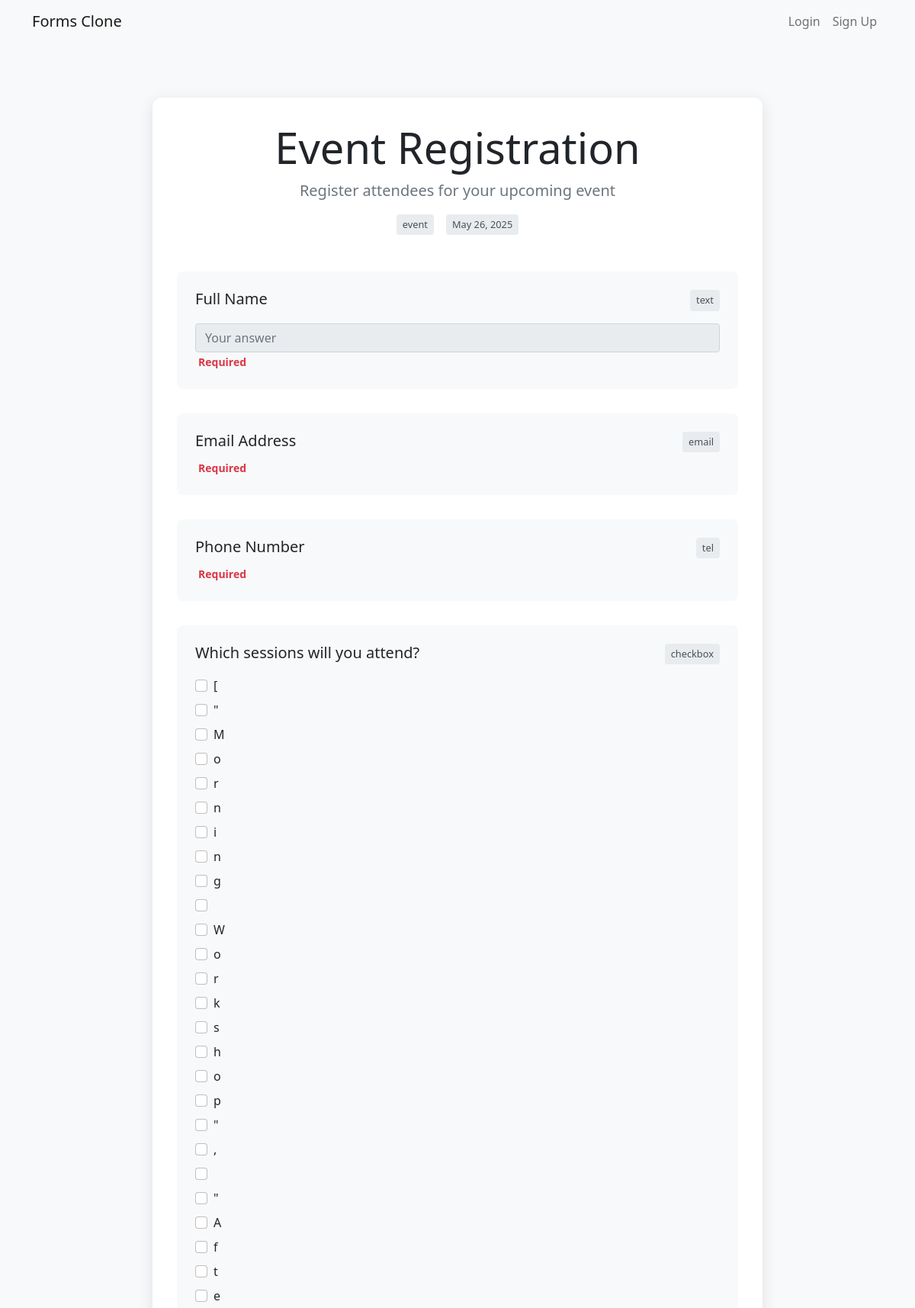
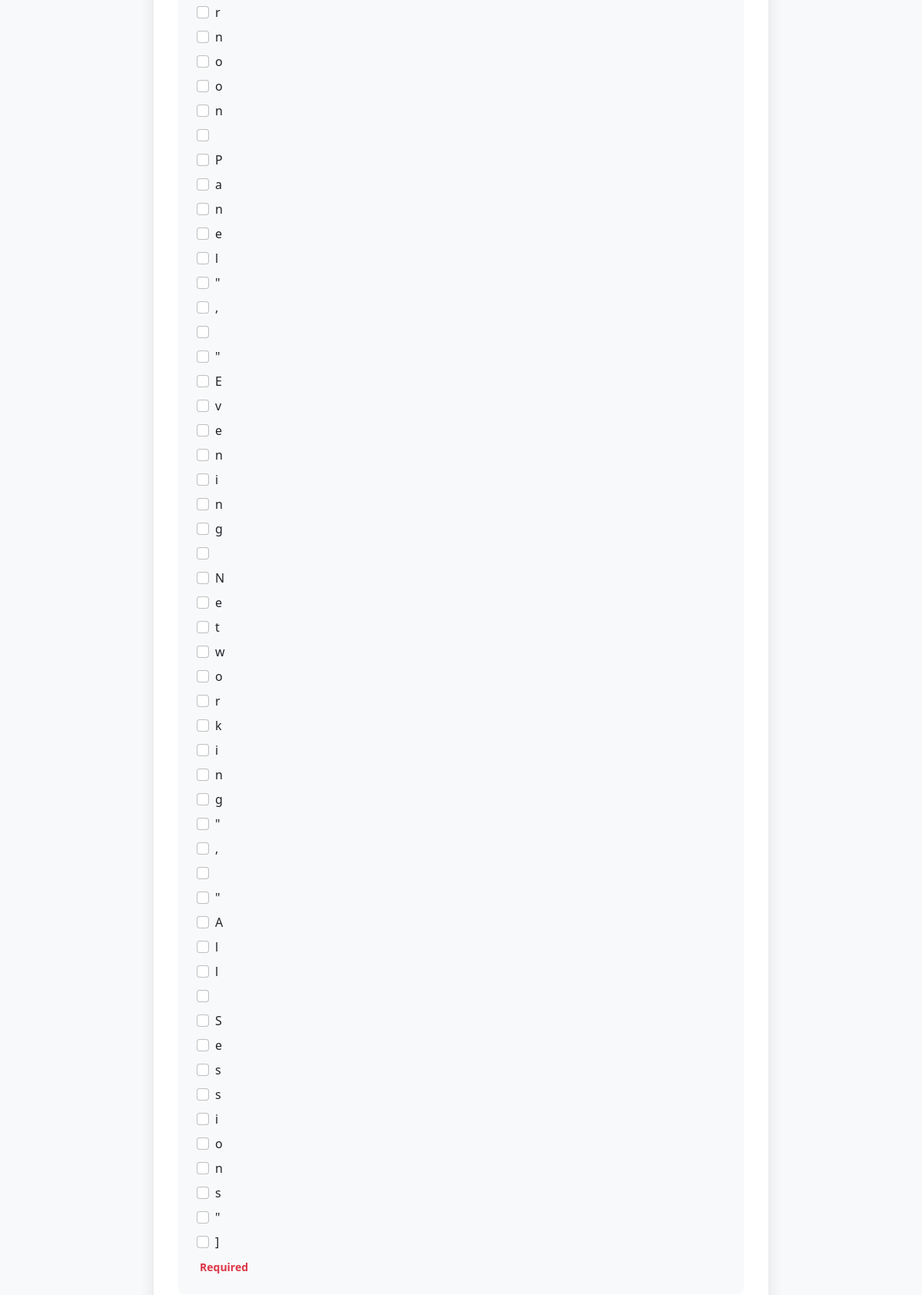
Page /template/2 (upper part) on the committed database (2 pictures, top to bottom).
### app.py (models this page shows, shortened)
class FormTemplate(db.Model):
    id = db.Column(db.Integer, primary_key=True)
    title = db.Column(db.String(200), nullable=False)
    description = db.Column(db.Text)
    questions = db.Column(db.Text)  # JSON string of questions
    category = db.Column(db.String(50))  # e.g., 'survey', 'registration', 'feedback'
    created_at = db.Column(db.DateTime, default=datetime.utcnow)
    is_public = db.Column(db.Boolean, default=True)
    preview_image = db.Column(db.String(255), nullable=True)
    user_id = db.Column(db.Integer, db.ForeignKey('user.id'), nullable=True)
    user = db.relationship('User', backref='templates')
    template_data = db.Column(db.Text, nullable=True)  # JSON string of complete template data
    def get_questions(self):
        try:
            return json.loads(self.questions) if self.questions else []
        except:
            return []

### app.py (the view)
@app.route('/template/<int:template_id>')
def view_template(template_id):
    template = FormTemplate.query.get_or_404(template_id)
    if not template.is_public and (not current_user.is_authenticated or template.user_id != current_user.id):
        flash('You do not have permission to view this template.', 'danger')
        return redirect(url_for('template_gallery'))
    return render_template('view_template.html', template=template)

### app.py (called while the page is built)
@app.context_processor
def inject_now():
    return {'now': datetime.now()}

@app.context_processor
def inject_csrf_token():
    return {'csrf_token': lambda: 'dummy_token'}

### templates/view_template.html (shortened to what this page needs)
{% extends "base.html" %}
{% block content %}
<div class="container py-5">
    <div class="preview-container">
        <div class="text-center mb-5">
            <h1 class="display-4">{{ template.title }}</h1>
            <p class="lead text-muted">{{ template.description }}</p>
            <div class="d-flex justify-content-center gap-3">
                <span class="question-type-badge">
                     {{ template.category }}
                </span>
                <span class="question-type-badge">
                     {{ template.created_at.strftime('%b %d, %Y') }}
                </span>
            </div>
        </div>
        <div class="questions-preview">
            {% for question in template.get_questions() %}
            <div class="question-preview">
                <div class="d-flex justify-content-between align-items-start mb-2">
                    <h5 class="mb-0">{{ question.question_text }}</h5>
                    <span class="question-type-badge">
                        {{ question.question_type }}
                    </span>
                </div>
                {% if question.question_type in ['radio', 'checkbox', 'multiple_choice'] %}
                <div class="mt-3">
                    {% for option in question.options %}
                    <div class="form-check">
                        <input class="form-check-input" type="{{ 'checkbox' if question.question_type == 'checkbox' else 'radio' }}"
                               name="preview_{{ loop.index }}" id="preview_{{ loop.index }}_{{ loop.index0 }}">
                        <label class="form-check-label" for="preview_{{ loop.index }}_{{ loop.index0 }}">
                            {{ option }}
                        </label>
                    </div>
                    {% endfor %}
                </div>
                {% elif question.question_type == 'text' %}
                <div class="mt-3">
                    <input type="text" class="form-control" placeholder="Your answer" disabled>
                </div>
                {% endif %}
                {% if question.required %}
                <small class="text-danger mt-2">
                     Required
                </small>
                {% endif %}
            </div>
            {% endfor %}
        </div>
    </div>
</div>
{% endblock %}

### static/css/style.css (style rules this page uses)
body { background-color: #f8f9fa; }
.form-check { margin-bottom: 0.5rem; }
.text-danger { font-weight: bold; margin-left: 0.25rem; }

### templates/view_template.html (style rules this page uses)
.preview-container { max-width: 800px; margin: 0 auto; background: white; border-radius: 12px; box-shadow: 0 4px 20px rgba(0,0,0,0.1); padding: 2rem; }
.question-preview { margin-bottom: 2rem; padding: 1.5rem; border-radius: 8px; background: #f8f9fa; transition: transform 0.3s ease; }
.question-type-badge { font-size: 0.8rem; padding: 4px 8px; border-radius: 4px; background: #e9ecef; color: #495057; }

### rows in the picture
FormTemplate: title "Event Registration", description "Register attendees for your upcoming event", category "event", created_at "May 26, 2025"

### other values in the picture
{{ question.question_text }} "Full Name" "Email Address" "Phone Number" "Which sessions will you attend?"
{{ question.question_type }} "text" "email" "tel" "checkbox"
{{ option }} "[" "\"" "M" "o" "r" "n" "i" "n" "g" "W" "o" "r" "k" "s" "h" "o" "p" "\"" "," "\"" "A" "f" "t" "e" "r" "n" "o" "o" "n" "P" "a" "n" "e" "l" "\"" "," "\"" "E" "v" "e" "n" "i" "n" "g" "N" "e" "t" "w" "o" "r" "k" "i" "n" "g" "\"" "," "\"" "A" "l" "l" "S" "e" "s" "s" "i" "o" "n" "s" "\"" "]"
